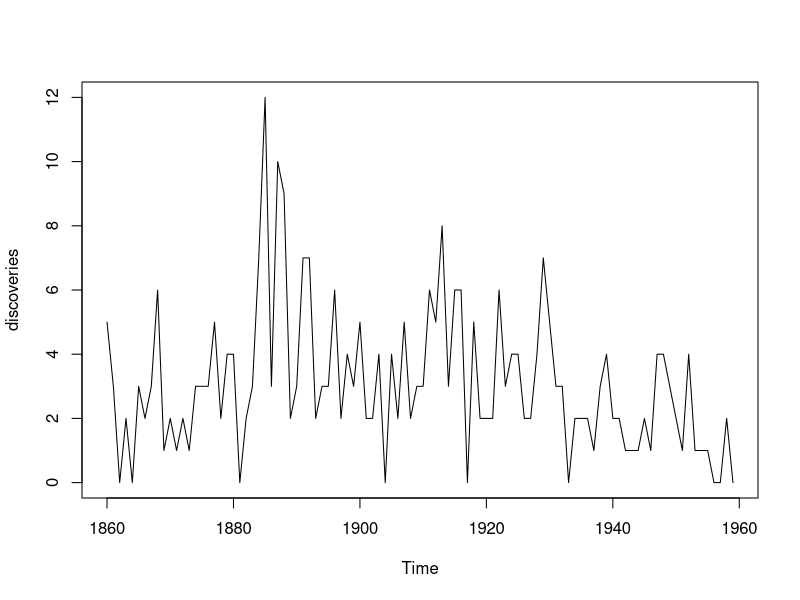
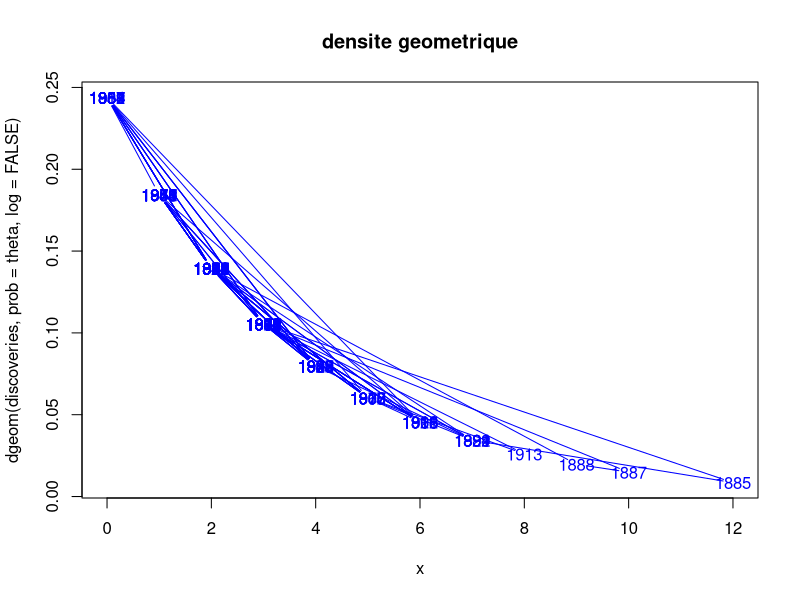
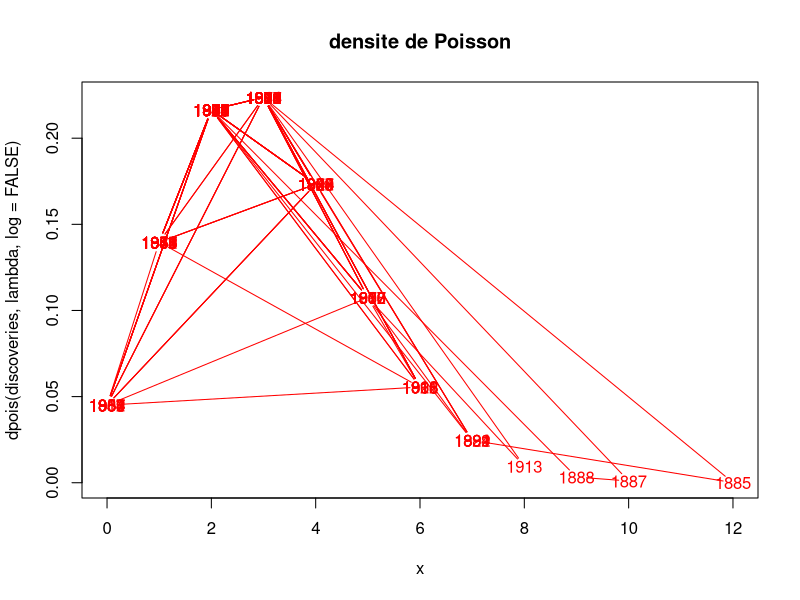
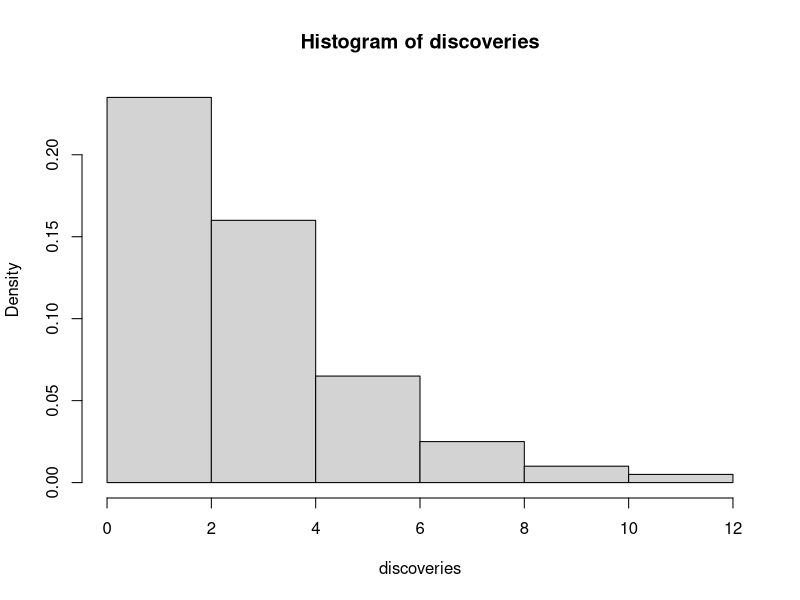
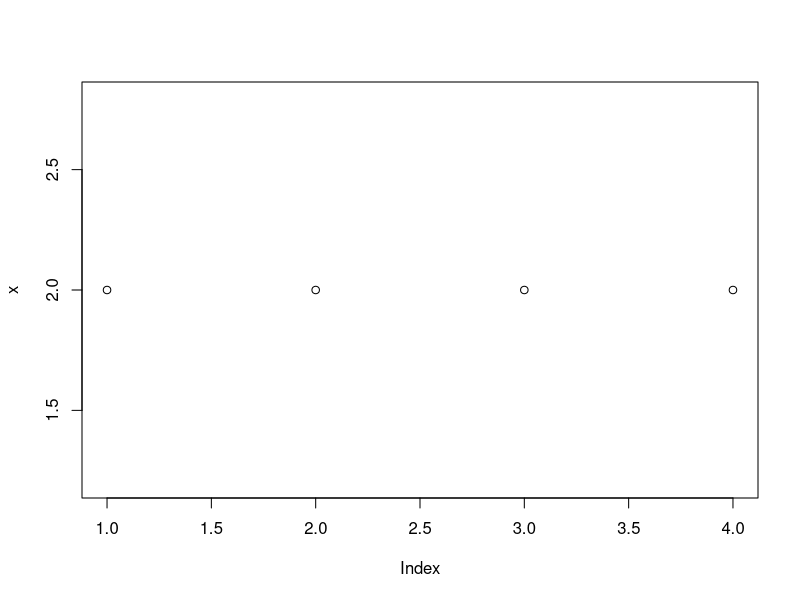
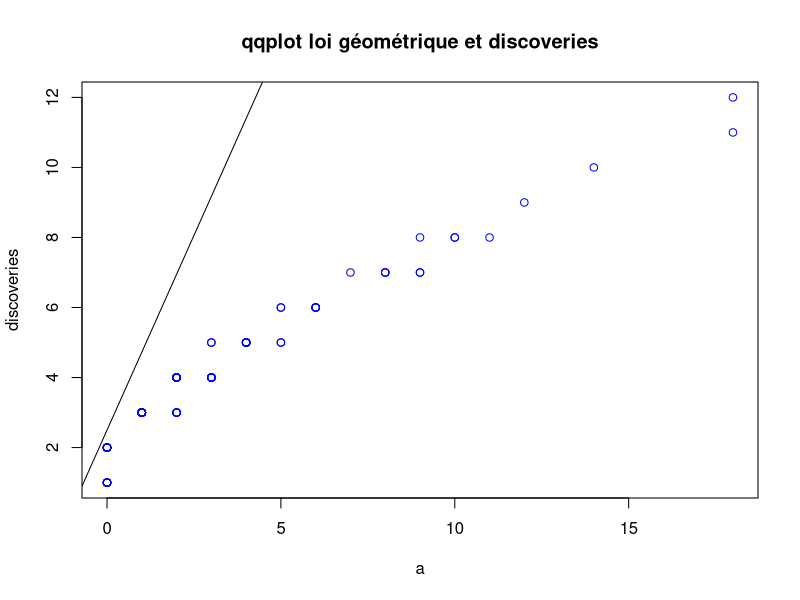
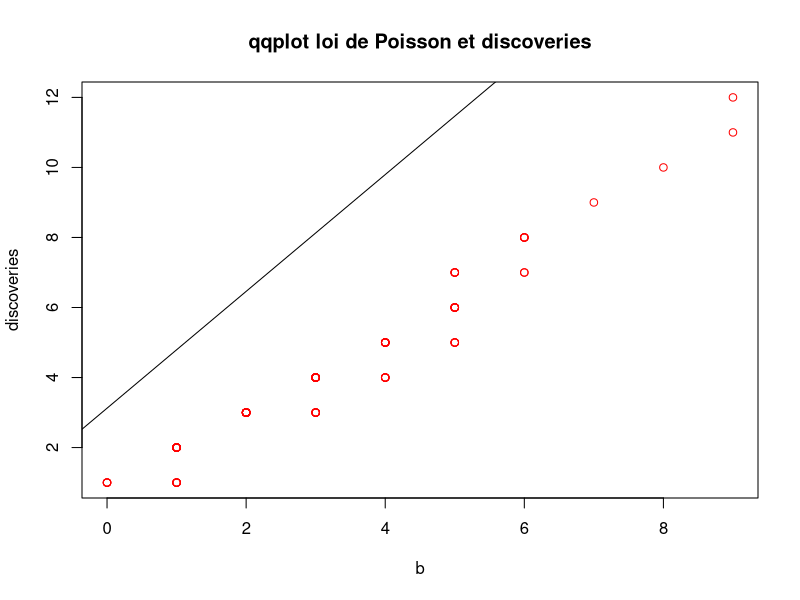
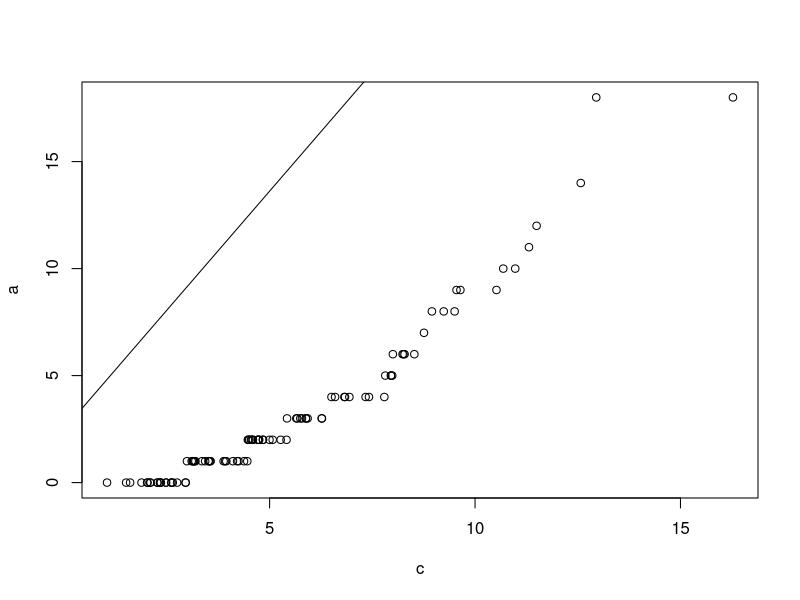

Reproduce these figures in R, in order.
## ---- chunk 1
data("discoveries")
plot(discoveries)
## ---- chunk 2
#calcul de la moyenne et de la variance empirique du jeu de donnees
m = mean (discoveries)
v = var (discoveries)
print("moyenne empirique=")
print(m)
print("variance empirique=")
print(v)

#calcul à partir de l'estimateur de la loi géomtrique
n = length(discoveries)
S = 0 
for (i in (1:n)) {
  S <- S + discoveries[i]
}

theta = 1/((1/n)*S +1)
moy_geom = (1/n)*S + 1 ##1/theta
var_geom = (1-theta)/(theta**2)
print ('moyenne geometrique=')
print(moy_geom)
print('variance geometrique=')
print(var_geom)

#calcul à partir de l'estimateur de la loi de Poisson
lambda = (1/n)*S
moy_poisson = lambda
var_poisson = lambda
print('moyenne et variance de Poisson = ')  
print(lambda)

## ---- chunk 3
#d<- density(discoveries)
#View(discoveries)
x = discoveries
plot(x, dgeom(discoveries, prob = theta, log=FALSE), main = 'densite geometrique', col='blue')
plot(x, dpois(discoveries, lambda, log = FALSE), main = 'densite de Poisson', col='red')
hist(discoveries, probability = TRUE)
#lines(d, col='black')

#plot(x,y1,type="l",col="red")
#lines(x,y2,col="green")
## ---- chunk 4
library(ggplot2)
#x<-discoveries
#plot(x, qgeom(discoveries, theta), main='quantile inverse geom', col='blue')
#plot(x, qpois(discoveries, lambda), main='poisson', col='blue')
##attention aux invalid prob

#theta
#discoveries
#x<- sort(discoveries, decreasing = FALSE)
quantile_geom <- qgeom(discoveries, theta, lower.tail = TRUE, log.p = FALSE)

#plot(discoveries[i], quantile_geom[i/(n+1)], main = 'qq plot')


#1er quantile : i = 1
n <- length(discoveries)
summary(discoveries)

frst_quant <- summary(discoveries)[2]
thrd_quant <- summary(discoveries)[5]

x <- array(frst_quant, thrd_quant)
#y <- probleme 
plot(x, )

## ---- chunk 5
##Utilisation de la fonction qqplot
#preparation des données
discoveries <- as.factor(discoveries)
head(discoveries)
a<-rgeom(n, theta)
b<-rpois(n, lambda)
qqplot(a, discoveries, main= 'qqplot loi géométrique et discoveries', col='blue')
qqline(a)
qqplot(b, discoveries, main= 'qqplot loi de Poisson et discoveries', col='red')
qqline(b)
## ---- chunk 6
c<-rchisq(n, 6, ncp=0.05)

qqplot(c, a)
qqline(a)
qqplot(c,b)
qqline(b)
#qqline(a, col='red')
#qqline(b, col='blue')
#qqline(c, col='grey')
